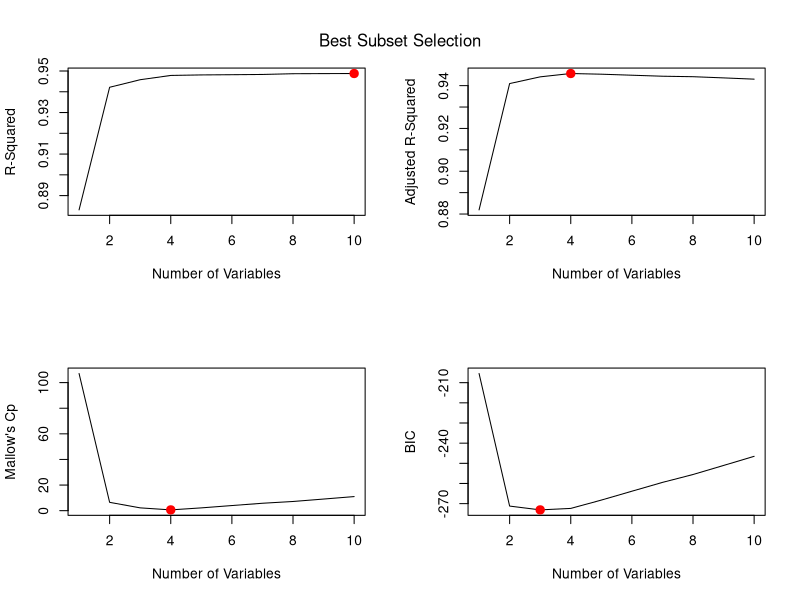
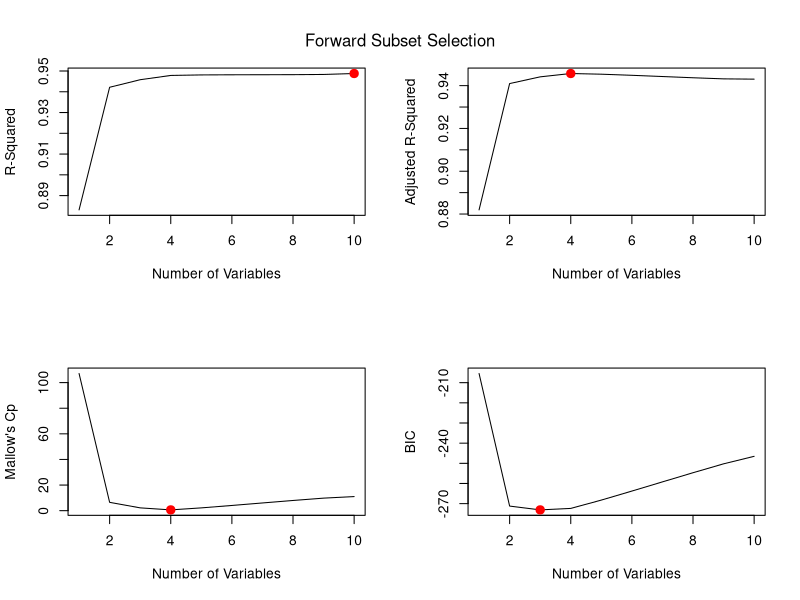
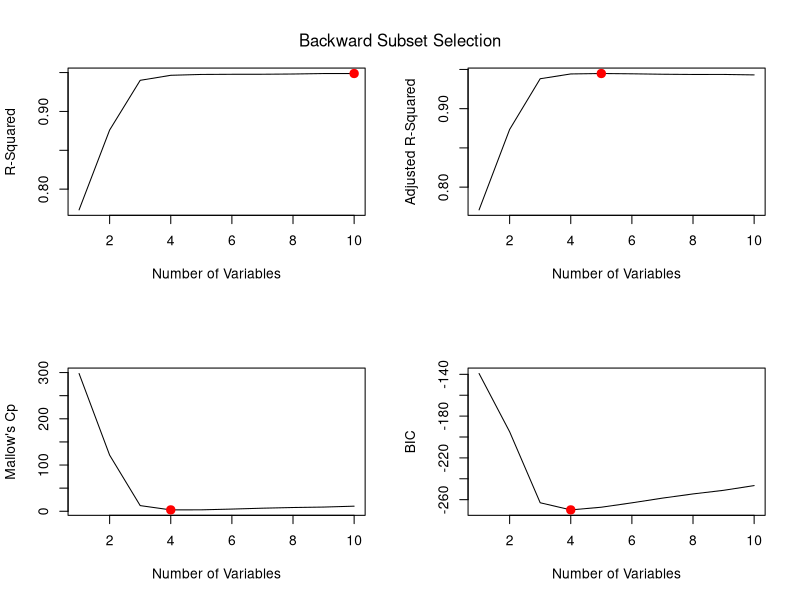
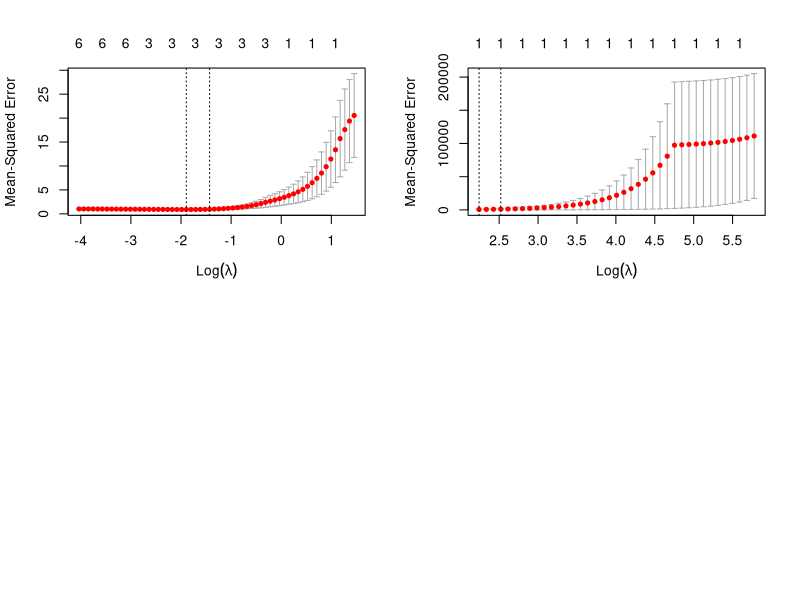
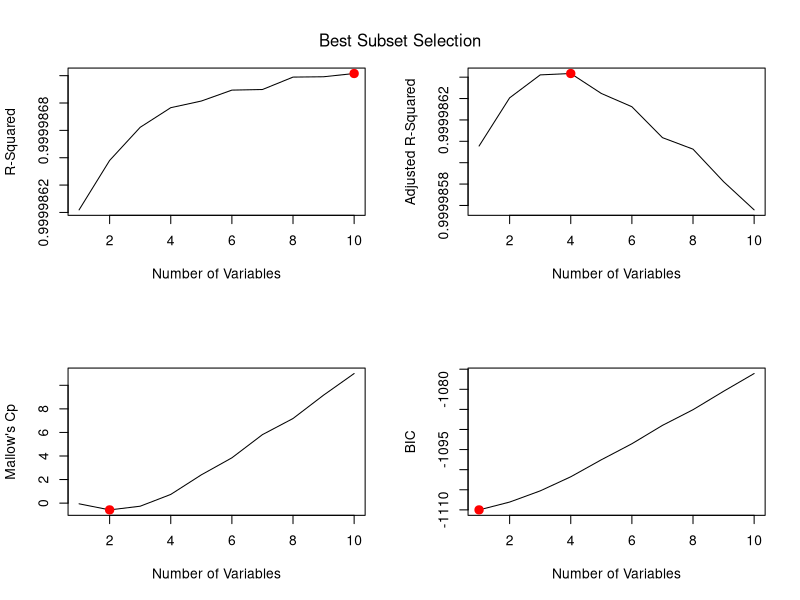

Generate these figures, in order, with R: (Note: this script raises an error after producing the figures.)
#Chapter 6

#8a
set.seed(1)
x <- rnorm(100)
e <- rnorm(100)

#8b
y <- 1 + 0.5*x - 0.74*x^2 + 1.37*x^3 + e 

#8c
library(leaps)
data <- data.frame(y,x,x^2,x^3,x^4,x^5,x^6,x^7,x^8,x^9,x^10)
regfit.full <- regsubsets(y~.,data, nvmax = 10)
regfit.summary <- summary(regfit.full)
regfit.summary

par(mfrow=c(2,2))
plot(regfit.summary$rsq, xlab="Number of Variables", ylab="R-Squared", type="l")
points(which.max(regfit.summary$rsq),regfit.summary$rsq[which.max(regfit.summary$rsq)], col="red", cex=2, pch=20)

plot(regfit.summary$adjr2, xlab="Number of Variables", ylab="Adjusted R-Squared", type="l")
points(which.max(regfit.summary$adjr2),regfit.summary$adjr2[which.max(regfit.summary$adjr2)], col="red", cex=2, pch=20)

plot(regfit.summary$cp, xlab="Number of Variables", ylab="Mallow's Cp", type="l")
points(which.min(regfit.summary$cp),regfit.summary$cp[which.min(regfit.summary$cp)], col="red", cex=2, pch=20)

plot(regfit.summary$bic, xlab="Number of Variables", ylab="BIC", type="l")
points(which.min(regfit.summary$bic),regfit.summary$bic[which.min(regfit.summary$bic)], col="red", cex=2, pch=20)
mtext("Best Subset Selection", side = 3, line = -3, outer = TRUE)


#8d
regfit.fwd <- regsubsets(y~., data, nvmax=10, method="forward")
regfit.fwdsum <- summary(regfit.fwd)
regfit.fwdsum

par(mfrow=c(2,2))
plot(regfit.fwdsum$rsq, xlab="Number of Variables", ylab="R-Squared", type="l")
points(which.max(regfit.fwdsum$rsq),regfit.fwdsum$rsq[which.max(regfit.fwdsum$rsq)], col="red", cex=2, pch=20)

plot(regfit.fwdsum$adjr2, xlab="Number of Variables", ylab="Adjusted R-Squared", type="l")
points(which.max(regfit.fwdsum$adjr2),regfit.fwdsum$adjr2[which.max(regfit.fwdsum$adjr2)], col="red", cex=2, pch=20)

plot(regfit.fwdsum$cp, xlab="Number of Variables", ylab="Mallow's Cp", type="l")
points(which.min(regfit.fwdsum$cp),regfit.fwdsum$cp[which.min(regfit.fwdsum$cp)], col="red", cex=2, pch=20)

plot(regfit.fwdsum$bic, xlab="Number of Variables", ylab="BIC", type="l")
points(which.min(regfit.fwdsum$bic),regfit.fwdsum$bic[which.min(regfit.fwdsum$bic)], col="red", cex=2, pch=20)
mtext("Forward Subset Selection", side = 3, line = -3, outer = TRUE)

#====================================================================================

regfit.bwd <- regsubsets(y~., data, nvmax=10, method="backward")
regfit.bwdsum <- summary(regfit.bwd)
regfit.bwdsum

par(mfrow=c(2,2))

plot(regfit.bwdsum$rsq, xlab="Number of Variables", ylab="R-Squared", type="l")
points(which.max(regfit.bwdsum$rsq),regfit.bwdsum$rsq[which.max(regfit.bwdsum$rsq)], col="red", cex=2, pch=20)

plot(regfit.bwdsum$adjr2, xlab="Number of Variables", ylab="Adjusted R-Squared", type="l")
points(which.max(regfit.bwdsum$adjr2),regfit.bwdsum$adjr2[which.max(regfit.bwdsum$adjr2)], col="red", cex=2, pch=20)

plot(regfit.bwdsum$cp, xlab="Number of Variables", ylab="Mallow's Cp", type="l")
points(which.min(regfit.bwdsum$cp),regfit.bwdsum$cp[which.min(regfit.bwdsum$cp)], col="red", cex=2, pch=20)

plot(regfit.bwdsum$bic, xlab="Number of Variables", ylab="BIC", type="l")
points(which.min(regfit.bwdsum$bic),regfit.bwdsum$bic[which.min(regfit.bwdsum$bic)], col="red", cex=2, pch=20)
mtext("Backward Subset Selection", side = 3, line = -3, outer = TRUE)

#8e
library(glmnet)
set.seed(1)
xx <- model.matrix(y~., data)[,-1]
train <- sample(1:nrow(xx), nrow(xx)/2)
test<- (-train)
y.test<-y[test]

lasso.cv <- cv.glmnet(xx[train,], y[train], alpha=1)
optlam <- lasso.cv$lambda.min
plot(lasso.cv)

#8f
yy <- -1.5 + 4.23*x^7 + e
data_8f <- data.frame(yy,x,x^2,x^3,x^4,x^5,x^6,x^7,x^8,x^9,x^10)
data_8f2 <- model.matrix(yy~., data_8f)[,-1]

train <- sample(1:nrow(data_8f2), nrow(data_8f2)/2)
test <- (-train)

lasso8f.cv <- cv.glmnet(data_8f2[train,], yy[train], alpha=1)
optlam <- lasso8f.cv$lambda.min
plot(lasso8f.cv)
lasso8f.full <- glmnet(data_8f2,yy,alpha=1,lambda = optlam)
lasso8f.pred <- predict(lasso8f.full, type="coefficients")
lasso8f.pred

bs <- regsubsets(yy~., data_8f, nvmax=10)
bs.summary <- summary(bs)

par(mfrow=c(2,2))
plot(bs.summary$rsq, xlab="Number of Variables", ylab="R-Squared", type="l")
points(which.max(bs.summary$rsq),bs.summary$rsq[which.max(bs.summary$rsq)], col="red", cex=2, pch=20)

plot(bs.summary$adjr2, xlab="Number of Variables", ylab="Adjusted R-Squared", type="l")
points(which.max(bs.summary$adjr2),bs.summary$adjr2[which.max(bs.summary$adjr2)], col="red", cex=2, pch=20)

plot(bs.summary$cp, xlab="Number of Variables", ylab="Mallow's Cp", type="l")
points(which.min(bs.summary$cp),bs.summary$cp[which.min(bs.summary$cp)], col="red", cex=2, pch=20)

plot(bs.summary$bic, xlab="Number of Variables", ylab="BIC", type="l")
points(which.min(bs.summary$bic),bs.summary$bic[which.min(bs.summary$bic)], col="red", cex=2, pch=20)
mtext("Best Subset Selection", side = 3, line = -3, outer = TRUE)
#====================================================================
#9a
attach(College)
set.seed(1)
regdata <- model.frame(Apps~., College)
train <- sample(1:nrow(regdata), nrow(regdata)/2)
test <- (-train)

#9b
reg.fit <- lm(Apps~., regdata[train,])
summary(reg.fit)
reg.pred <- predict(reg.fit, regdata[test,])
lm_err <- mean((reg.pred - Apps[test])^2)
lm_err

#9c
ridgedata <- model.matrix(Apps~., College)[,-1]
ridge.fit <- cv.glmnet(ridgedata[train,], Apps[train], alpha=0)
optlam <- ridge.fit$lambda.min
ridge.full <- glmnet(ridgedata[train,], Apps[train], alpha=0, lambda = optlam)
ridge.pred <- predict(ridge.full, newx=ridgedata[test,])
ridge_err <- mean((ridge.pred - Apps[test])^2)
ridge_err

#9d
lasso.fit <- cv.glmnet(ridgedata[train,], Apps[train], alpha=1)
optlam2 <- lasso.fit$lambda.min
lasso.full <- glmnet(ridgedata[train,], Apps[train], alpha=1, lambda = optlam2)
lasso.pred <- predict(lasso.full, newx=ridgedata[test,])
lasso_err <- mean((lasso.pred - Apps[test])^2)
lasso_err

#9e
library(pls)
set.seed(1)
pcr.fit <- pcr(Apps~., data=regdata, subset=train, scale=TRUE, valiation="CV")
validationplot(pcr.fit, val.type="MSEP")
pcr.fit
summary(pcr.fit)
pcr.pred <- predict(pcr.fit, regdata[test,], ncomp=pcr.fit$ncomp)
pcr_err <- mean((pcr.pred - Apps[test])^2)
pcr_err

#9f
set.seed(1)
pls.fit <- plsr(Apps~., data=regdata, subset=train, scale=TRUE, validation="CV")
summary(pls.fit)
validationplot(pls.fit, val.type="MSEP")
pls.pred <- predict(pls.fit, regdata[test,], ncomp=pls.fit$ncomp)
pls_err <- mean((pls.pred - Apps[test])^2)
pls_err

error <- c(lm_err, ridge_err, lasso_err, pcr_err, pls_err)
error
#Lasso is the best fit

coef(lasso.fit)

lasso.full <- glmnet(ridgedata, Apps, alpha=1, lambda = optlam2)
lasso.fullpred <- predict(lasso.full, type="coefficients", s=optlam2)
lasso.fullpred

#====================================================================
#10a
set.seed(1)
X <- matrix(rnorm(1000*20),nrow=1000,ncol=20)
b <- rnorm(20)
b[sample(1:length(b), length(b)/4)] <- 0
e <- rnorm(1000)
y <- X %*% b + e

#10b
train <- sample(1:1000,100)
test <- (-train)

#10c
data_10 <- data.frame(y,X)
bs10.fit <- regsubsets(y~., data=data_10[train,], nvmax=20)
bs10.summary <- summary(bs10.fit)
bs10.summary

train_mse <- rep(NA,20)
train_dat10 <- model.matrix(y~.,data=data_10[train,])

for(i in 1:20)
{
        coeff <- coef(bs10.fit, id=i)
        pred <- train_dat10[,names(coeff)] %*% coeff
        train_mse[i] <- mean((y[train]-pred)^2)
}

par(mfrow=c(1,2))
plot((1:20),train_mse,type="l", xlab="Number of Features", ylab="Mean-Squared Error")
points(which.min(train_mse),train_mse[which.min(train_mse)], col="red", cex=2, pch=20)
title("Training Set MSE")

#10d
mse <- rep(NA,20)
test_dat10 <- model.matrix(y~.,data=data_10[test,])

for(i in 1:20)
{
        coeff <- coef(bs10.fit, id=i)
        pred <- test_dat10[,names(coeff)] %*% coeff
        mse[i] <- mean((y[test]-pred)^2)
}


plot((1:20),mse,type="l", xlab="Number of Features", ylab="Mean-Squared Error")
points(which.min(mse),mse[which.min(mse)], col="red", cex=2, pch=20)
title("Test Set MSE")

#10f
b
coef(bs10.fit,id=which.min(mse)) # more or less, the coefficients that are originally 0 are 0 in the predicted coefficients. 

#10g
names(b) <- names(coef(bs10.fit,id=20)[-1])
distance <- rep(0,20)

for(i in 1:20)
{
        temp <- b
        temp[names(coef(bs10.fit,id=i)[-1])] <- b[names(coef(b0s10.fit,id=i)[-1])] - coef(bs10.fit,id=i)[names(coef(bs10.fit,id=i)[-1])]
        distance[i] <- sqrt(sum(temp^2))
}

par(mfrow=c(1,1))
plot((1:20),distance,xlab="Number of Features",ylab="L-2 Norm", type="l")
points(which.min(distance),distance[which.min(distance)], col="red", cex=2, pch=20)
title("Distance between Predicted and True Coefficients")
